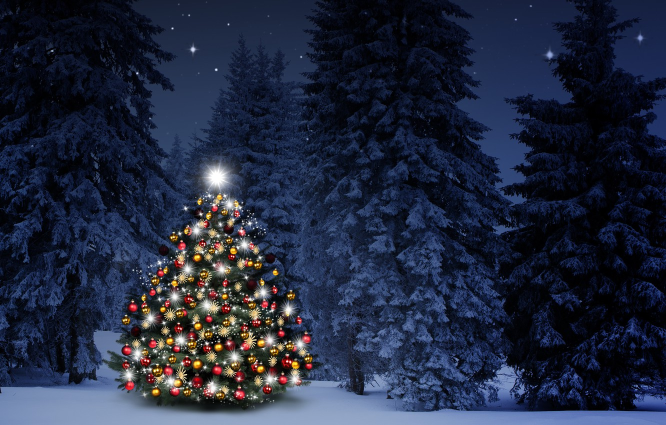
#> input picture Homework_7/source/hw7picture.jpeg, 1332 x 850 px (shown at 1/2 size)
$ python hw7.py
#> lines starting #> are read from the running program, lines starting #| are printed output that depends on the picture
import cv2
import os
import numpy as np
import matplotlib.pyplot as plt

img = cv2.imread('../Homework_7/source/hw7picture.jpeg')
#> img is the input picture: shape (850, 1332, 3); mean B, G, R 61.7, 40.4, 33
scale_up_x = 0.5
scale_up_y = 0.5
scale_down = 0.6
width = int(img.shape[1] * scale_up_x)
#> width = 666
height = int(img.shape[0] * scale_up_y)
#> height = 425
dim = (width, height)
#> dim = (666, 425)
a = res_inter_nearset = cv2.resize(img, dim, interpolation=cv2.INTER_NEAREST)
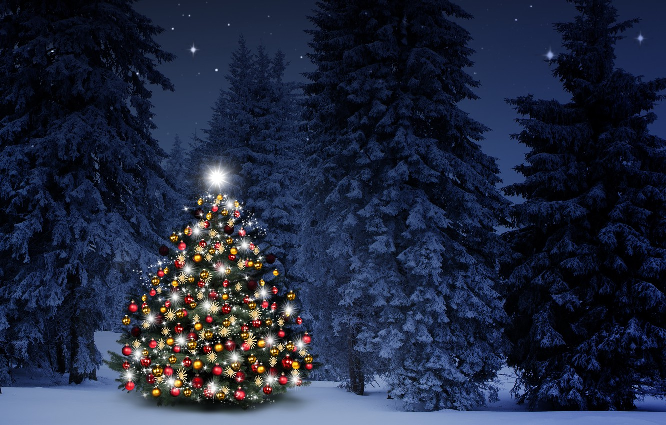
#> a: shape (425, 666, 3); mean B, G, R 61.7, 40.3, 33
b = res_inter_linear = cv2.resize(img, dim, interpolation=cv2.INTER_LINEAR)
c = res_inter_area = cv2.resize(img, dim, interpolation=cv2.INTER_AREA)
print(a)
#> (printed output is left out)
print(b)
#> (printed output is left out)
print(c)
#> (printed output is left out)

cv2.imshow('INTER_NEARES', a)
cv2.waitKey()

cv2.imshow('INTER_LINEAR', b)
cv2.waitKey()

cv2.imshow('INTER_AREA', c)
cv2.waitKey()
cv2.destroyAllWindows()

size = img.shape
#> size = (850, 1332, 3)
print(size)
#| (850, 1332, 3)

columns = 3
rows = 3

y_patch_length = size[0] / 3
#> y_patch_length = 283.3
x_patch_length = size[1] / 3
#> x_patch_length = 444
for i in range(0, rows):
    for j in range(0, columns):
        int_x_patch = int(x_patch_length)
        int_y_patch = int(y_patch_length)
        cropped_x = int_x_patch * j
        cropped_x1 = int_x_patch * (j+1)
        cropped_y = int_y_patch * i
        cropped_y1 = int_y_patch * (i+1)
        patch = img[cropped_y : cropped_y1, cropped_x : cropped_x1]
        cv2.imwrite('../Homework_7/source/v('+ str(i) +':'+ str(j) + ')' + '.png', patch)
#> this loop made 3 passes
#> pass 1, `cv2.imwrite('../Homework_7/source/v('+ str(i) +':'+ str(j) + ')' + '.p..`:
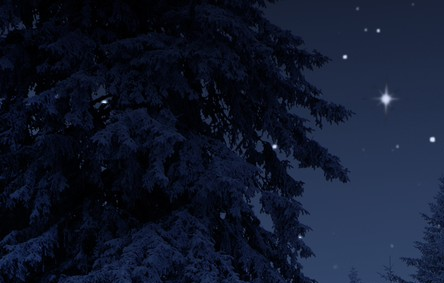
#> saved as v(0:0).png: shape (283, 444, 3); mean B, G, R 42.8, 23.8, 16.6
#> pass 1, `cv2.imwrite('../Homework_7/source/v('+ str(i) +':'+ str(j) + ')' + '.p..`:
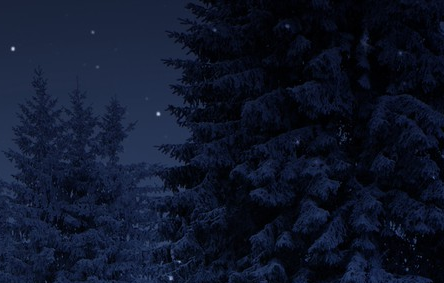
#> saved as v(0:1).png: shape (283, 444, 3); mean B, G, R 41.1, 21.8, 14.5
#> pass 1, `cv2.imwrite('../Homework_7/source/v('+ str(i) +':'+ str(j) + ')' + '.p..`:
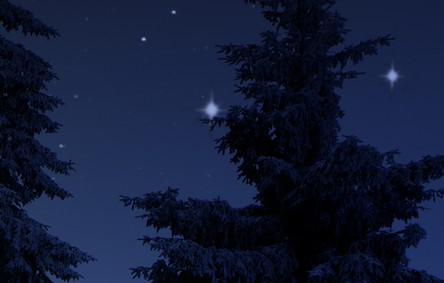
#> saved as v(0:2).png: shape (283, 444, 3); mean B, G, R 54.3, 27.1, 18.1
#> pass 2, `cv2.imwrite('../Homework_7/source/v('+ str(i) +':'+ str(j) + ')' + '.p..`:
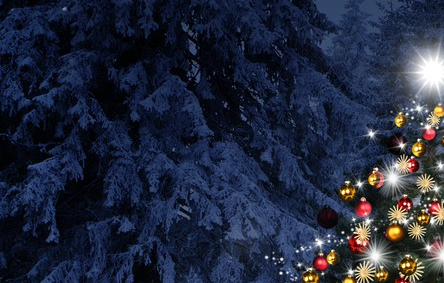
#> saved as v(1:0).png: shape (283, 444, 3); mean B, G, R 60.6, 40.5, 33.4

import matplotlib.pyplot as plt

fig1, fig2 = plt.subplots(nrows=rows, ncols=columns)
for i in range(0, rows):
    for j in range(0, columns):
        img = plt.imread('../Homework_7/source/v('+ str(i) +':'+ str(j) + ')' + '.png')
#> img: shape (283, 444, 3) float32
        fig2[i,j].axis('off')
        fig2[i,j].imshow(img)
plt.tight_layout()
plt.show()
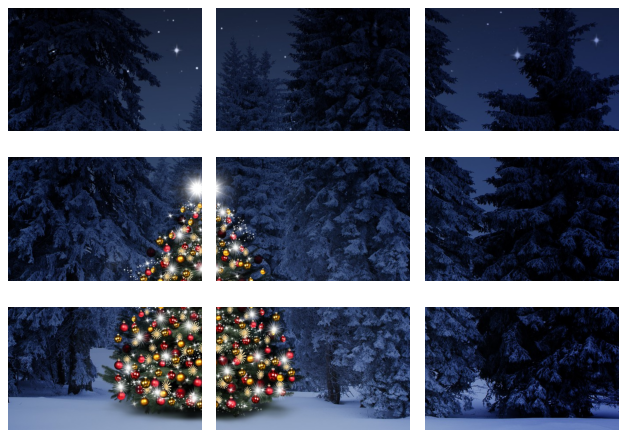
#> figure drawn by matplotlib, 9 panels
